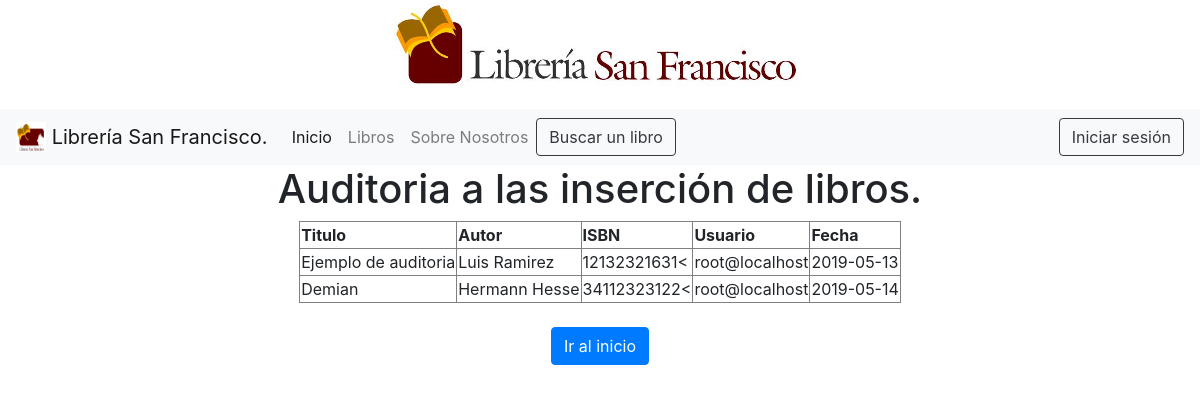
Before: /auditoria.php with the older database file.
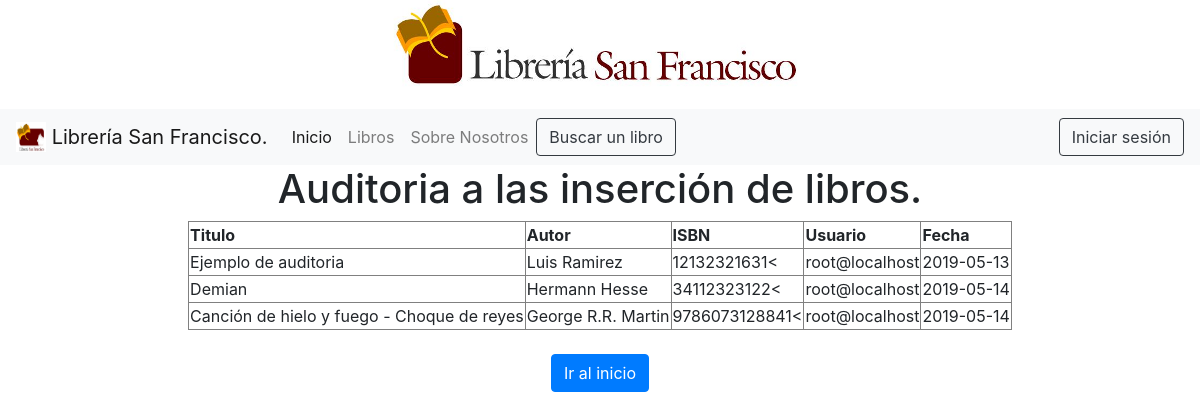
After: the same page with the newer database file.
### tables this page shows
CREATE TABLE `tabla_auditoria` (
  `is_auditoria` int(11) NOT NULL,
  `titulo_copia` varchar(100) NOT NULL,
  `autor_copia` varchar(50) NOT NULL,
  `isbn_copia` varchar(50) NOT NULL,
  `usuario` varchar(50) NOT NULL,
  `fecha` date NOT NULL
);

### auditoria.php (the view, shortened to what this page needs)
<?php
require 'conexion.php';
$sql = "SELECT * FROM tabla_auditoria";
$resultado = $conexion->query($sql);
?>
<!DOCTYPE html>
<html>
<head>
</head>
<body>
	<?php include 'navbar.php'; ?>
	<div class="container" style="margin:auto;">
                <center>
                <h1>Auditoria a las inserción de libros.</h1>
                    <center>
                    <table border="1">
                        <thead>
                            <tr>
                                <th scope="col">Titulo</th>
                                <th scope="col">Autor</th>
                                <th scope="col">ISBN</th>
                                <th scope="col">Usuario</th>
                                <th scope="col">Fecha</th>
                        </thead>
                        <?php while($row = $resultado->fetch_assoc()):?>
                        <?php
                        	$tirulo_copia = $row["titulo_copia"];
                            $autor_copia= $row["autor_copia"];
                            $isbn_copia = $row["isbn_copia"];
                            $usuario= $row["usuario"];
                            $fecha = $row["fecha"];
                        ?>
                        <tbody>
                            <tr>
                                <td scope="row"><?php echo $tirulo_copia ?></td>
                                <td><?php echo $autor_copia ?></td>
                                <td><?php echo $isbn_copia ?><
                                <td><?php echo $usuario ?></td>
                                <td><?php echo $fecha ?></td>
                            </tr>
                            <?php endwhile; ?>
                        </tbody>
                    </table>
                    </center>
                    <br>
                <form action="index.php">
                    <button type="submit" class="btn btn-primary" name="send">Ir al inicio</button>
                </form>
                </center>
            </div>
</body>
</html>

### navbar.php (shortened to what this page needs)
<?php
if (isset($_SESSION['loggedin']) && $_SESSION['loggedin'] == true)
{
    $sesion_activa = true;
    $email = $_SESSION['email'];
    if($_SESSION['administrador'] == true)
    {
        $nivel_usuario = "administrador";
    }
    else if($_SESSION['usuario'] == true)
    {
        $nivel_usuario = "usuario";
    }
    else
    {
        $nivel_usuario = "lectura";
    }
}
else
{
    $sesion_activa = false;
}
?>
<!doctype html>
<html lang="en">
    <head>
    </head>
    <body style="height:2000px">
        <?php include 'librerias.php'; ?>
        <div>
            <center><img src="img/1.png" class="img-fluid" alt="Responsive image" ></center>
        </div>
        <?php
            if($sesion_activa == true)
            {
              if($nivel_usuario == "administrador")
              {
              ?>
              <div class="sticky-top">
              <nav class="navbar navbar-expand-lg navbar-light bg-light">
                  <a class="navbar-brand" href="index.php">
                      <img src="img/2.png" width="30" height="30" class="d-inline-block align-top" alt="">
                      Librería San Francisco.
                  </a>
                  <ul class="navbar-nav mr-auto">
                    <li class="nav-item dropdown">
                      <a class="nav-link dropdown-toggle" href="#" id="navbarDropdown" role="button" data-toggle="dropdown" aria-haspopup="true" aria-expanded="false">
                        Adm. Base de datos
                      </a>
                      <div class="dropdown-menu" aria-labelledby="navbarDropdown">
                        <a class="dropdown-item" href="respaldo.php">Respaldar BD</a>
                        <a class="dropdown-item" href="auditoria.php">Auditoria</a>
                      </div>
                    </li>
                  </ul>
                  <ul class="navbar-nav mr-auto">
                    <li class="nav-item dropdown">
                      <a class="nav-link dropdown-toggle" href="#" id="navbarDropdown" role="button" data-toggle="dropdown" aria-haspopup="true" aria-expanded="false">
                        Gestionar libros
                      </a>
                      <div class="dropdown-menu" aria-labelledby="navbarDropdown">
                        <a class="dropdown-item" href="agregar_libro.php">Agregar libro</a>
                        <a class="dropdown-item" href="modificar_libros.php">Modificar libro</a>
                        <a class="dropdown-item" href="eliminar_libro.php">Eliminar libro</a>
                        <a class="dropdown-item" href="mostrar_libros.php">Mostrar libro</a>
                      </div>
                    </li>
                  </ul>
                  <div class="collapse navbar-collapse" id="navbarSupportedContent">
                      <ul class="navbar-nav mr-auto">
                        <li class="nav-item active">
                          <form class="form-inline my-2 my-lg-0">
                            <button type="button" class="btn btn-outline-dark my-2 my-sm-0" data-toggle="modal" data-target="#buscar">
                              Buscar un libro
                            </button>
                          </form>
                        </li>
                      </ul>
                      <a href="cerrar_sesion.php" class="btn btn-outline-dark my-2 my-sm-0">Cerrar sesion</a>
                  </div>
              </nav>
              </div>
              <div class="modal fade" id="buscar" tabindex="-1" role="dialog" aria-labelledby="exampleModalLongTitle" aria-hidden="true">
                <div class="modal-dialog" role="document">
                  <div class="modal-content">
                    <div class="modal-header">
                      <h5 class="modal-title" id="exampleModalLongTitle">Buscar en tiempo real.</h5>
                      <button type="button" class="close" data-dismiss="modal" aria-label="Close">
                        <span aria-hidden="true">&times;</span>
                      </button>
                    </div>
                    <div class="modal-body">
                       <center>
                          <label for="caja_busqueda"><strong>Buscar:</strong></label>
                          <input type="text" name="caja_busqueda" id="caja_busqueda">
                       </center>
                       <center>
                        <div id="datos">
                        </div>
                       </center>
                    </div>
                    <div class="modal-footer">
                      <button type="button" class="btn btn-secondary" data-dismiss="modal">Cerrar</button>
                    </div>
                  </div>
                </div>
              </div>
              <?php
              }
              else if($nivel_usuario == "usuario")
              {
              ?>
              <div class="sticky-top">
              <nav class="navbar navbar-expand-lg navbar-light bg-light">
                  <a class="navbar-brand" href="index.php">
                      <img src="img/2.png" width="30" height="30" class="d-inline-block align-top" alt="">
                      Librería San Francisco.
                  </a>
                  <ul class="navbar-nav mr-auto">
                    <li class="nav-item active">
                      <a class="nav-link" href="index.php">Inicio<span class="sr-only">(current)</span></a>
                    </li>
                    <li class="nav-item">
                      <a class="nav-link" href="mostrar_libros.php">Libros</a>
                    </li>
                    <li class="nav-item dropdown">
                      <a class="nav-link dropdown-toggle" href="#" id="navbarDropdown" role="button" data-toggle="dropdown" aria-haspopup="true" aria-expanded="false">
                        Mi cuenta
                      </a>
                      <div class="dropdown-menu" aria-labelledby="navbarDropdown">
                        <a class="dropdown-item" href="mis_favoritos.php">Favoritos</a>
                        <a class="dropdown-item" href="mi_perfil.php">Perfil</a>
                      </div>
                    </li>
                    <li class="nav-item">
                      <a class="nav-link" href="nosotros.php">Sobre Nosotros</a>
                    </li>
                  </ul>
                  <div class="collapse navbar-collapse" id="navbarSupportedContent">
                      <ul class="navbar-nav mr-auto">
                        <li class="nav-item active">
                          <form class="form-inline my-2 my-lg-0">
                            <button type="button" class="btn btn-outline-dark my-2 my-sm-0" data-toggle="modal" data-target="#buscar">
                              Buscar un libro
                            </button>
                          </form>
                        </li>
                      </ul>
                      <a href="cerrar_sesion.php" class="btn btn-outline-dark my-2 my-sm-0">Cerrar sesion</a>
                  </div>
              </nav>
              </div>
              <div class="modal fade" id="buscar" tabindex="-1" role="dialog" aria-labelledby="exampleModalLongTitle" aria-hidden="true">
                <div class="modal-dialog" role="document">
                  <div class="modal-content">
                    <div class="modal-header">
                      <h5 class="modal-title" id="exampleModalLongTitle">Buscar en tiempo real.</h5>
                      <button type="button" class="close" data-dismiss="modal" aria-label="Close">
                        <span aria-hidden="true">&times;</span>
                      </button>
                    </div>
                    <div class="modal-body">
                       <center>
                          <label for="caja_busqueda"><strong>Buscar:</strong></label>
                          <input type="text" name="caja_busqueda" id="caja_busqueda">
                       </center>
                       <center>
                        <div id="datos">
                        </div>
                       </center>
                    </div>
                    <div class="modal-footer">
                      <button type="button" class="btn btn-secondary" data-dismiss="modal">Cerrar</button>
                    </div>
                  </div>
                </div>
              </div>
              <?php
              }
            }
            else
            {
            ?>
            <div class="sticky-top">
              <nav class="navbar navbar-expand-lg navbar-light bg-light">
                  <a class="navbar-brand" href="index.php">
                      <img src="img/2.png" width="30" height="30" class="d-inline-block align-top" alt="">
                      Librería San Francisco.
                  </a>
                  <ul class="navbar-nav mr-auto">
                    <li class="nav-item active">
                      <a class="nav-link" href="index.php">Inicio<span class="sr-only">(current)</span></a>
                    </li>
                    <li class="nav-item">
                      <a class="nav-link" href="mostrar_libros.php">Libros</a>
                    </li>
                    <li class="nav-item">
                      <a class="nav-link" href="nosotros.php">Sobre Nosotros</a>
                    </li>
                  </ul>
                  <div class="collapse navbar-collapse" id="navbarSupportedContent">
                      <ul class="navbar-nav mr-auto">
                        <li class="nav-item active">
                          <form class="form-inline my-2 my-lg-0">
                            <button type="button" class="btn btn-outline-dark my-2 my-sm-0" data-toggle="modal" data-target="#buscar">
                              Buscar un libro
                            </button>
                          </form>
                        </li>
                      </ul>
                      <button type="button" class="btn btn-outline-dark my-2 my-sm-0" data-toggle="modal" data-target="#iniciar_sesion">
                        Iniciar sesión
                      </button>
                  </div>
              </nav>
            </div>
            <?php
            }
        ?>
    </body>
</html>

### librerias.php (shortened to what this page needs)
<!doctype html>
<html lang="en">
    <head>
        <link rel="stylesheet" type="text/css" href="alertifyjs/css/alertify.css">
        <link rel="stylesheet" type="text/css" href="alertifyjs/css/themes/default.css">
        <link rel="stylesheet" href="https://stackpath.bootstrapcdn.com/bootstrap/4.2.1/css/bootstrap.min.css">
        <link rel="stylesheet" href="https://use.fontawesome.com/releases/v5.7.0/css/all.css">
    </head>
    <body>
    </body>
</html>

Changed rows visible on the page:
added tabla_auditoria: titulo_copia "Canción de hielo y fuego - Choque de reyes", autor_copia "George R.R. Martin", isbn_copia "9786073128841", usuario "root@localhost", fecha "2019-05-14"
